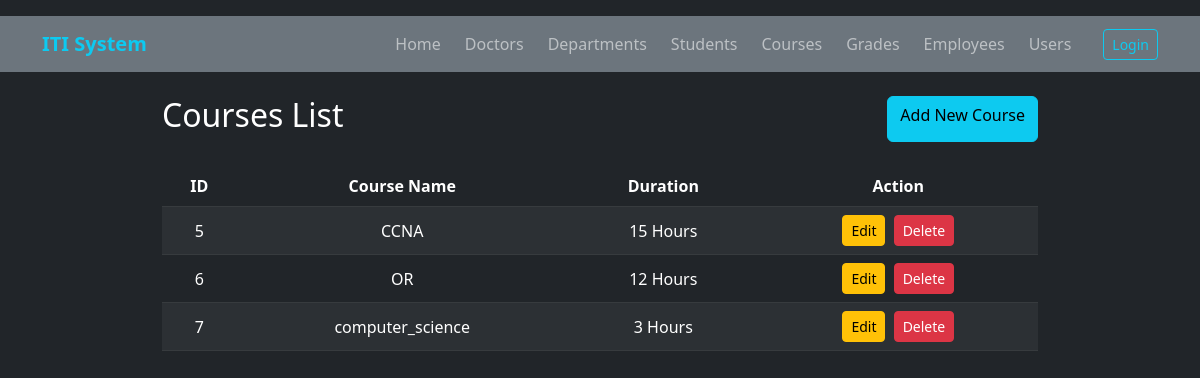
The page /courses/list.php on the database its author committed.
### tables this page shows
CREATE TABLE `courses` (
  `id` int(11) NOT NULL,
  `name` varchar(255) NOT NULL,
  `description` text DEFAULT NULL,
  `code` varchar(50) DEFAULT NULL,
  `duration` varchar(100) DEFAULT NULL,
  `hours` int(11) DEFAULT NULL
);

### courses/list.php (the view, shortened to what this page needs)
<?php
include '../config/db.php';
$res = mysqli_query($conn, "SELECT * FROM courses");
$courses = mysqli_fetch_all($res, MYSQLI_ASSOC);
?>
<!DOCTYPE html>
<html lang="en">
<head>
    <link rel="stylesheet" href="https://cdn.jsdelivr.net/npm/bootstrap@5.3.0/dist/css/bootstrap.min.css">
</head>
<body class="bg-dark text-white pt-3">
<?php include '../shared/nav.php'; ?>
<div class="container" style="max-width: 900px;">
    <div class="d-flex justify-content-between mb-4">
        <h2>Courses List</h2>
        <a href="add.php" class="btn btn-info">Add New Course</a>
    </div>
    <table class="table table-dark table-striped text-center align-middle">
        <thead>
            <tr>
                <th>ID</th>
                <th>Course Name</th>
                <th>Duration</th>
                <th>Action</th>
            </tr>
        </thead>
        <tbody>
            <?php foreach ($courses as $c): ?>
            <tr>
                <td><?= $c['id'] ?></td>
                <td><?= htmlspecialchars($c['name']) ?></td>
                <td><?= $c['duration'] ?> Hours</td>
                <td>
                    <a href="edit.php?edit=<?= $c['id'] ?>" class="btn btn-warning btn-sm me-1">Edit</a>
                    <a href="list.php?delete=<?= $c['id'] ?>" class="btn btn-danger btn-sm" onclick="return confirm('Are you sure?')">Delete</a>
                </td>
            </tr>
            <?php endforeach; ?>
        </tbody>
    </table>
</div>
</body>
</html>

### rows shown on the page
courses: id "5", name "CCNA", duration "15"
courses: id "6", name "OR", duration "12"
courses: id "7", name "computer_science", duration "3"
